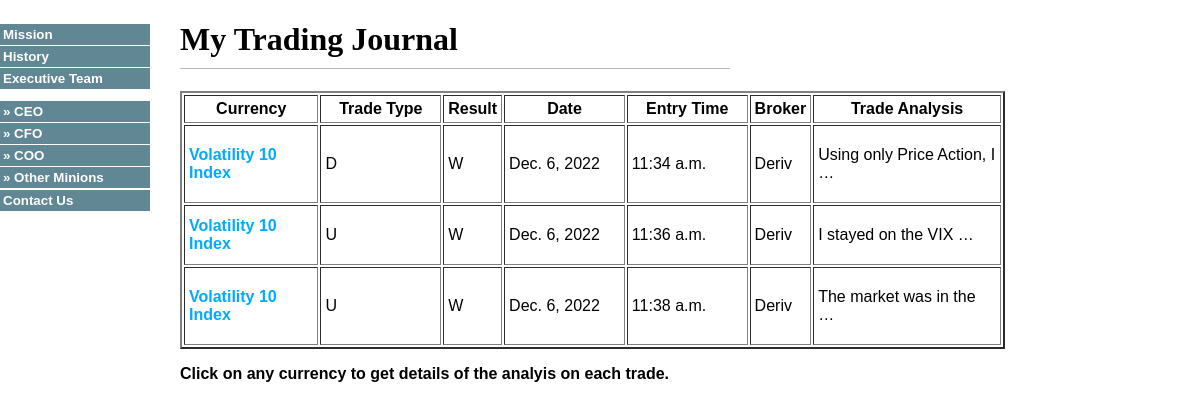
/journal/, run on an earlier commit of the app's database.
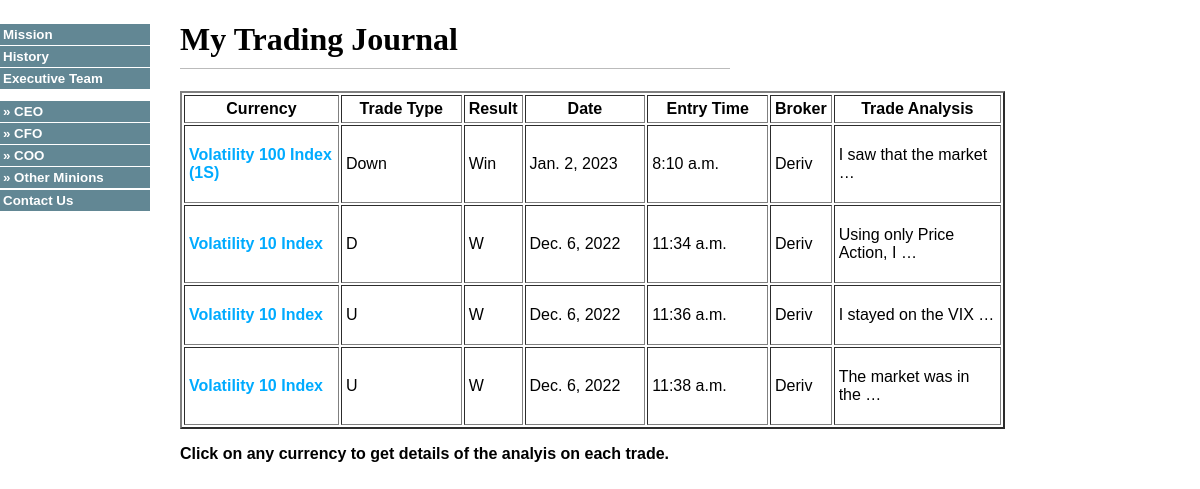
And on a later commit of the database.
### journal/models.py (models this page shows, shortened)
class Trade(models.Model):
    class TradeResult(models.TextChoices):
        WIN = 'Win', 'W'
        LOSS = 'Loss', 'L'
    class TradeType(models.TextChoices):
        UP = 'Up', 'U'
        DOWN = 'Down', 'D'
    class Meta:
        ordering = ['-date']
    date = models.DateField()
    type_of_trade = models.CharField(max_length=5,
            choices=TradeType.choices,
            default=TradeType.UP)
    result = models.CharField(max_length=5,
            choices=TradeResult.choices,
            default=TradeResult.WIN)
    currency_pair = models.CharField(max_length=50)
    analysis = models.TextField()
    broker = models.CharField(max_length=20)
    entry_time = models.TimeField()

### journal/views.py (the view)
# urls.py: path('', views.trade_list, name='trade_list'),
def trade_list(request):
    trades = Trade.objects.all()
    return render(request,
            'journal/trade/list.html',
            {'trades': trades})

### journal/templates/journal/trade/list.html (shortened to what this page needs)
{% extends "journal/base.html" %}
{% block content %}
	<h1 style="font-weight:bold; font-family:Grabiola">My Trading Journal</h1>
	<table border="2" cellpadding="4" cellspacing="2" width="150%">
		<tr>
			<th>Currency</th>
			<th style="width:15%">Trade Type</th>
			<th>Result</th>
			<th style="width:15%">Date</th>
			<th style="width:15%">Entry Time</th>
			<th>Broker</th>
			<th>Trade Analysis</th>
		</tr>
		{% for trade in trades %}
		<tr>
			<td><a href="{% url 'journal:trade_detail' trade.id %}">
				{{ trade.currency_pair }}</a></td>
			<td>{{ trade.type_of_trade }}</td>
			<td>{{ trade.result }}</td>
			<td>{{ trade.date }}</td>
			<td>{{ trade.entry_time }}</td>
			<td>{{ trade.broker }}</td>
			<td>{{ trade.analysis|truncatewords:5|linebreaks }}</td>
		</tr>
		{% endfor %}
	</table>
	<p style="font-weight:bold">Click on any currency to get details of the analyis on each trade.</p>
{% endblock %}

### journal/templates/journal/base.html (shortened to what this page needs)
{% load static %}
<!DOCTYPE html>
<html lang='en-US'>
	<head>
		<link href="{% static "css/journal.css" %}" rel="stylesheet">
		<link href="{% static "css/more-styles.css" %}" rel="stylesheet">
	</head>
	<body>
		<div id="nav">
			<ul>
				<li><a href="#">Mission</a></li>
				<li><a href="#">History</a></li>
				<li><a href="#">Executive Team</a>
					<ul>
					<li><a href="#">&raquo; CEO</a>
					<li><a href="#">&raquo; CFO</a>
					<li><a href="#">&raquo; COO</a>
					<li><a href="#">&raquo; Other Minions</a>
					</ul>
				</li>
				<li><a href="#">Contact Us</a></li>
			</ul>
		</div>
		<div id="content">
		     {% block content %}
		     {% endblock %}
		</div>
	</body>
</html>

### journal/static/css/journal.css (style rules this page uses)
body { margin:0; padding:0; font-family:helvetica, sans-serif; }
a { color:#00abff; text-decoration:none; }
h1 { font-weight:normal; border-bottom:1px solid #bbb; padding:0 0 10px 0; }
#content { float:left; width:60%; padding:0 0 0 30px; }

### journal/static/css/more-styles.css (style rules this page uses)
body { font: 12pt Verdana, Arial, Georgia, sans-serif; }
#nav { width:150px; float:left; margin-top:12px; margin-right:18; }
#nav a { text-decoration: none; }
#nav ul { list-style: none; margin: 12px 0px 0px 0px;; padding: 0px; }
#nav li { border-bottom: 1px solid #ffffff; }
#nav li a:link, #nav li a:visited { font-size: 10pt; font-weight: bold; display: block; padding: 3px 0px 3px 3px; background-color: #628794; color: #ffffff; }
#content { width:550px; float:left; }
#content a { text-decoration: none; font-weight: bold; }

What changed in the data, as far as the page shows it:
added Trade: currency_pair "Volatility 100 Index (1S)", type_of_trade "Down", result "Win", date "Jan. 2, 2023", entry_time "8:10 a.m.", broker "Deriv", analysis "I saw that the market …"
